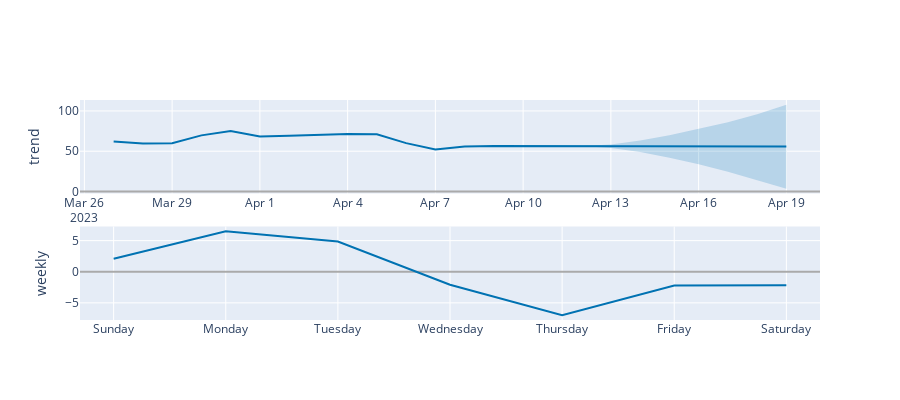

Source (notebook cell):
### Code cell
# forcast 4
plot_components_plotly(m, tempWeekforecast)
